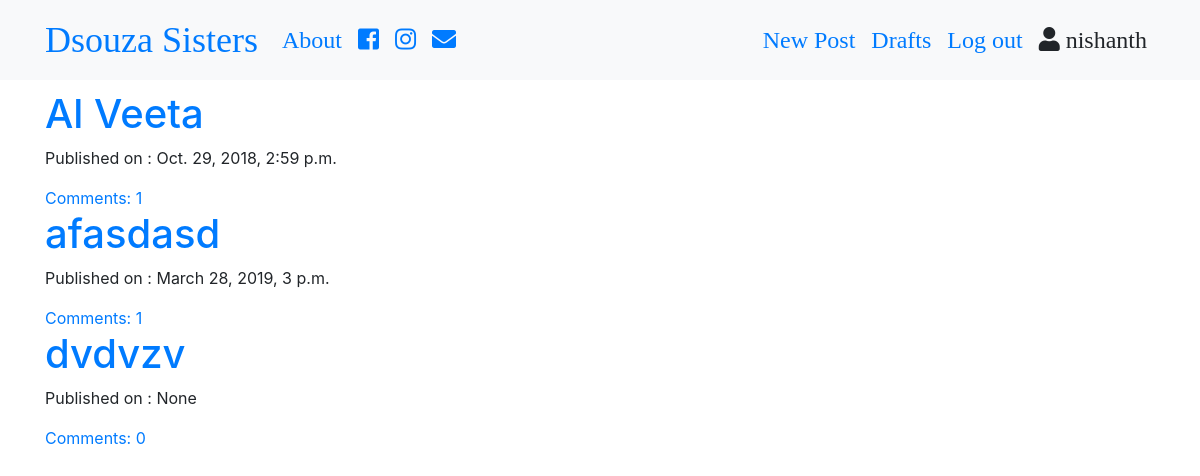
Page /drafts/ (signed in) on the committed database.
### blog/models.py (models this page shows, shortened)
class Post(models.Model):
    author = models.ForeignKey('auth.User',on_delete=models.CASCADE)
    post_images = models.ImageField(upload_to='post_images',blank=True)
    title = models.CharField(max_length=200)
    text = models.TextField()
    create_date = models.DateTimeField(auto_now_add=True)
    published_date = models.DateTimeField(blank=True,null=True)
    def approve_comments(self):
        return self.comments.filter(approved_comments=True)

### blog/views.py (the view, shortened to what this page needs)
# urls.py: path('drafts/',views.DraftListView.as_view(),name='drafts'),
class DraftListView(LoginRequiredMixin,ListView):
    login_url = '/login'
    redirect_field_name= '/blog/post_list.html'
    model = Post

### blog/templates/blog/post_list.html
{% extends "blog/base.html" %}
{% block content %}
<div class="centerstage">
  {% for post in post_list %}
  <div class="post">
    <h1><a href="{% url 'post_detail' pk=post.pk %}">
    {{ post.title }}</a></h1>
    <div class="date">
      <p>Published on : {{ post.published_date}}</p>
      </div>
      <a href="{% url 'post_detail' pk=post.pk %}">Comments: {{ post.approve_comments.count}}</a>
  </div>
  {% endfor %}
</div>
{% endblock %}

### blog/templates/blog/base.html (shortened to what this page needs)
<!DOCTYPE html>
{% load static %}
<html lang="en" dir="ltr">
  <head>
  <link rel="stylesheet" href="https://stackpath.bootstrapcdn.com/bootstrap/4.1.3/css/bootstrap.min.css">
<link rel="stylesheet" href="https://use.fontawesome.com/releases/v5.4.2/css/all.css">
<link rel="stylesheet" href="//cdn.jsdelivr.net/npm/medium-editor@latest/dist/css/medium-editor.min.css" type="text/css" media="screen" charset="utf-8">
<link rel="stylesheet" href="{% static 'css/blog.css' %}">
  </head>
  <body class="loader">
    <nav class="navbar navbar-expand-lg bg-light techfont">
      <div class="container">
        <div class="navbar-nav align-items-center">
          <a class="navbar-brand bigbrand" href="{% url 'post_list' %}">Dsouza Sisters</a>
          <a class="nav-item nav-link" href="{% url 'about' %}">About</a>
          <a class="nav-item nav-link" href="https://www.facebook.com"><span class="fab fa-facebook-square"></span></a></a>
          <a class="nav-item nav-link" href="https://www.instagram.com"><span class="fab fa-instagram" ></span></a></a>
          <a class="nav-item nav-link" href="#"><span class="fa fa-envelope" aria-hidden="true" ></span></a></a>
        </div>
        <div class="navbar-nav align-items-center ml-auto">
          {% if user.is_authenticated %}
            <a class="nav-item nav-link" href="{% url 'post_new' %}">New Post</a>
            <a class="nav-item nav-link" href="{% url 'drafts' %}">Drafts</a>
            <a class="nav-item nav-link" href="{% url 'logout' %}">Log out</a>
            <a class="nav-item nav-link"><span class="fa fa-user" aria-hidden="true"></span> {{ user.username }}</a>
          {% else %}
            <a class="nav-item nav-nav-linkdisabled" style="margin-left" href="{% url 'login' %}" aria-label="Login">
              <span class="fa fa-user" aria-hidden="true"></span></a>
          {% endif %}
        </div>
      </div>
    </nav>
    <div class="content container">
      <div class="row">
        <div class="col-md-8">
          <div class="blog_posts">
            {% block content %}
            {% endblock %}
          </div>
        </div>
      </div>
    </div>
  </body>
</html>

### blog/static/css/blog.css (style rules this page uses)
.techfont { font-family: 'Slabo 27px', serif; font-size: 1.5em; margin-bottom: 10px; }
.centerstage { margin-left: auto; margin-right: auto; }
.bigbrand { font-size: 1.5em; }
.loader { filter:hue-rotate(0deg); color: linear-gradient(45deg,#0f8,#08f); animation:hue 5000ms infinite linear; }

### rows in the picture
Post: title "Al Veeta", published_date "Oct. 29, 2018, 2:59 p.m.", approve_comments.count "1"
Post: title "afasdasd", published_date "March 28, 2019, 3 p.m.", approve_comments.count "1"
Post: title "dvdvzv", published_date "None", approve_comments.count "0"

### other values in the picture
{{ user.username }} "nishanth"
